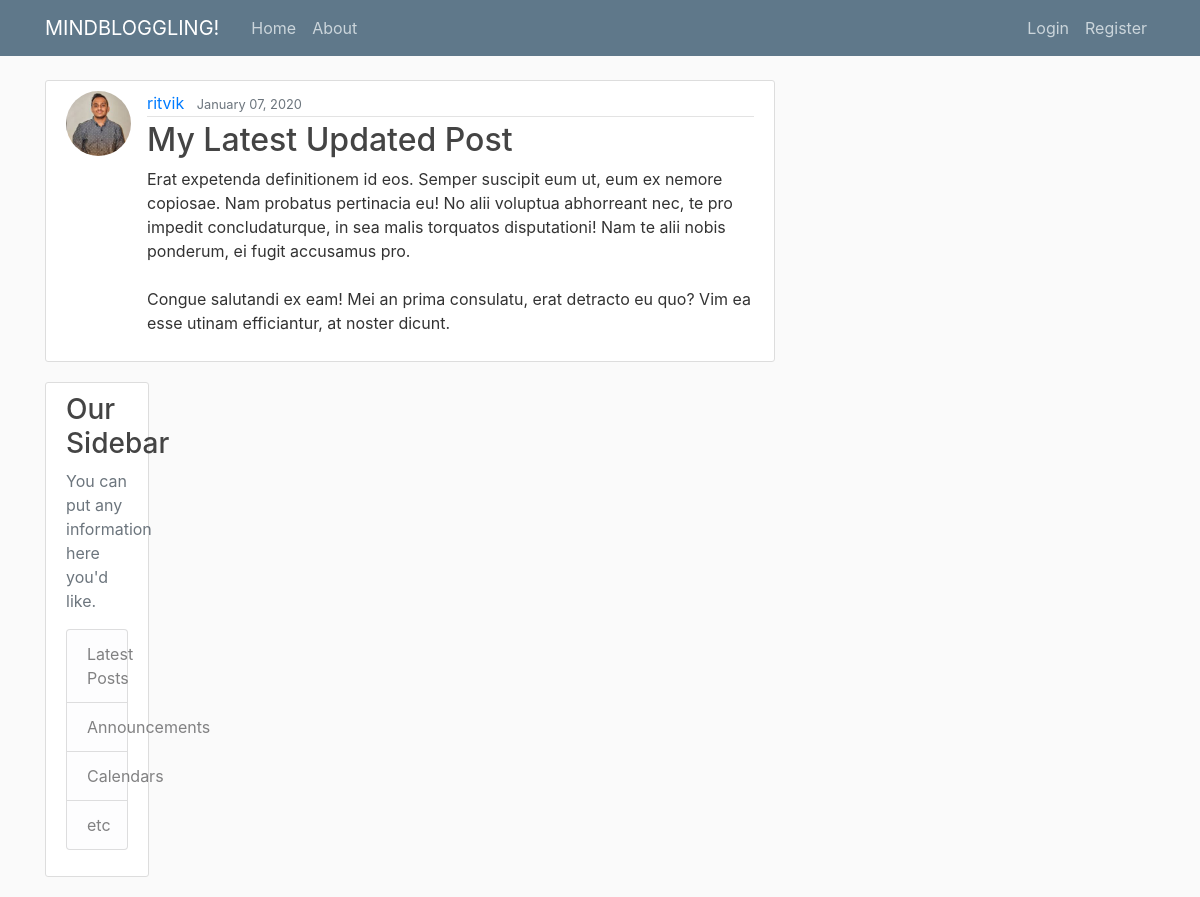
The page /post/26/ on the database its author committed.
### blog/models.py (models this page shows, shortened)
class Post(models.Model):
    title = models.CharField(max_length = 50)
    content = models.TextField()
    date_posted = models.DateTimeField(default = timezone.now)
    author = models.ForeignKey(User, on_delete = models.CASCADE) #foreign key because one author can have multiple posts but a post cannot have multiple authors

### users/models.py (models this page shows, shortened)
class Profile(models.Model):
    user = models.OneToOneField(User, on_delete = models.CASCADE) #if user is deleted, delete profile
    image = models.ImageField(default = 'default.jpg', upload_to = 'profile_pics') #field for profile picture

### blog/views.py (the view)
# urls.py: path('post/<int:pk>/', PostDetailView.as_view(), name = 'post-detail'),
class PostDetailView(DetailView): #shows blog posts on home page in a list view
    model = Post

### blog/templates/blog/post_detail.html (shortened to what this page needs)
{% extends "blog/base.html" %}
{% block content %}
        <article class="media content-section">
            <img class = "rounded-circle article-img" src = "{{ object.author.profile.image.url }}">
            <div class="media-body">
                <div class="article-metadata">
                    <a class="mr-2" href="{% url 'user-posts' object.author.username %}">{{ object.author }}</a>
                    <small class="text-muted">{{ object.date_posted|date:"F d, Y" }}</small>
                </div>
          <h2><a class="article-title">{{ object.title }}</h2>
          <p class="article-content">{{ object.content }}</p>
        </div>
      </article>
{% endblock content %}

### blog/static/blog/main.css (style rules this page uses)
body { background: #fafafa; color: #333333; margin-top: 5rem; }
h1, h2, h3, h4, h5, h6 { color: #444444; }
.content-section { background: #ffffff; padding: 10px 20px; border: 1px solid #dddddd; border-radius: 3px; margin-bottom: 20px; }
.article-title { color: #444444; }
.article-content { white-space: pre-line; }
.article-img { height: 65px; width: 65px; margin-right: 16px; }
.article-metadata { padding-bottom: 1px; margin-bottom: 4px; border-bottom: 1px solid #e3e3e3 }

### rows shown on the page
Post: author.profile.image (picture), author "ritvik", date_posted "January 07, 2020", title "My Latest Updated Post", content "Erat expetenda definitionem id eos. Semper suscipit eum ut, eum ex nemore copiosae. Nam probatus pertinacia eu! No alii voluptua abhorreant nec, te pro impedit concludaturque, in sea malis torquatos disputationi! Nam te alii nobis ponderum, ei fugit accusamus pro. Congue salutandi ex eam! Mei an prima consulatu, erat detracto eu quo? Vim ea esse utinam efficiantur, at noster dicunt."
